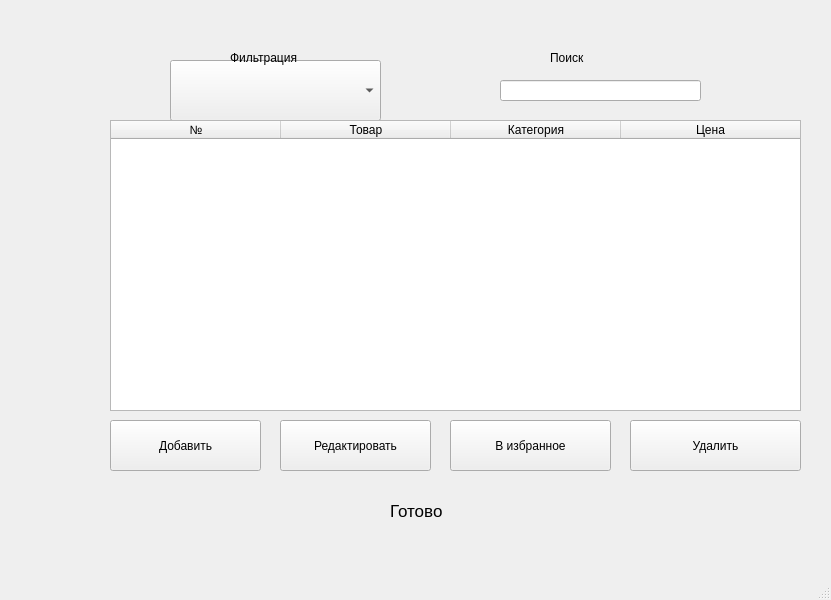
<?xml version="1.0" encoding="UTF-8"?>
<ui version="4.0">
 <class>MainWindow</class>
 <widget class="QMainWindow" name="MainWindow">
  <property name="geometry">
   <rect>
    <x>0</x>
    <y>0</y>
    <width>831</width>
    <height>600</height>
   </rect>
  </property>
  <property name="windowTitle">
   <string>MainWindow</string>
  </property>
  <widget class="QWidget" name="centralwidget">
   <widget class="QLineEdit" name="search_line_edit">
    <property name="geometry">
     <rect>
      <x>500</x>
      <y>80</y>
      <width>201</width>
      <height>21</height>
     </rect>
    </property>
   </widget>
   <widget class="QComboBox" name="category_combo_box">
    <property name="geometry">
     <rect>
      <x>170</x>
      <y>60</y>
      <width>211</width>
      <height>61</height>
     </rect>
    </property>
   </widget>
   <widget class="QPushButton" name="add_button">
    <property name="geometry">
     <rect>
      <x>110</x>
      <y>420</y>
      <width>151</width>
      <height>51</height>
     </rect>
    </property>
    <property name="text">
     <string>Добавить</string>
    </property>
   </widget>
   <widget class="QPushButton" name="edit_button">
    <property name="geometry">
     <rect>
      <x>280</x>
      <y>420</y>
      <width>151</width>
      <height>51</height>
     </rect>
    </property>
    <property name="text">
     <string>Редактировать</string>
    </property>
   </widget>
   <widget class="QPushButton" name="delete_button">
    <property name="geometry">
     <rect>
      <x>630</x>
      <y>420</y>
      <width>171</width>
      <height>51</height>
     </rect>
    </property>
    <property name="text">
     <string>Удалить</string>
    </property>
   </widget>
   <widget class="QLabel" name="status_label">
    <property name="geometry">
     <rect>
      <x>390</x>
      <y>490</y>
      <width>301</width>
      <height>41</height>
     </rect>
    </property>
    <property name="font">
     <font>
      <pointsize>13</pointsize>
     </font>
    </property>
    <property name="text">
     <string>Готово</string>
    </property>
   </widget>
   <widget class="QPushButton" name="favorite_button">
    <property name="geometry">
     <rect>
      <x>450</x>
      <y>420</y>
      <width>161</width>
      <height>51</height>
     </rect>
    </property>
    <property name="text">
     <string>В избранное</string>
    </property>
   </widget>
   <widget class="QTableWidget" name="products_table_widget">
    <property name="geometry">
     <rect>
      <x>110</x>
      <y>120</y>
      <width>691</width>
      <height>291</height>
     </rect>
    </property>
    <attribute name="horizontalHeaderCascadingSectionResizes">
     <bool>false</bool>
    </attribute>
    <attribute name="horizontalHeaderDefaultSectionSize">
     <number>170</number>
    </attribute>
    <attribute name="horizontalHeaderShowSortIndicator" stdset="0">
     <bool>false</bool>
    </attribute>
    <attribute name="horizontalHeaderStretchLastSection">
     <bool>true</bool>
    </attribute>
    <attribute name="verticalHeaderVisible">
     <bool>false</bool>
    </attribute>
    <column>
     <property name="text">
      <string>№</string>
     </property>
    </column>
    <column>
     <property name="text">
      <string>Товар</string>
     </property>
    </column>
    <column>
     <property name="text">
      <string>Категория</string>
     </property>
    </column>
    <column>
     <property name="text">
      <string>Цена</string>
     </property>
    </column>
   </widget>
   <widget class="QLabel" name="label">
    <property name="geometry">
     <rect>
      <x>550</x>
      <y>50</y>
      <width>91</width>
      <height>16</height>
     </rect>
    </property>
    <property name="text">
     <string>Поиск</string>
    </property>
   </widget>
   <widget class="QLabel" name="label_2">
    <property name="geometry">
     <rect>
      <x>230</x>
      <y>50</y>
      <width>81</width>
      <height>16</height>
     </rect>
    </property>
    <property name="text">
     <string>Фильтрация</string>
    </property>
   </widget>
  </widget>
  <widget class="QMenuBar" name="menuBar">
   <property name="geometry">
    <rect>
     <x>0</x>
     <y>0</y>
     <width>831</width>
     <height>36</height>
    </rect>
   </property>
  </widget>
  <widget class="QStatusBar" name="statusbar"/>
  <action name="action">
   <property name="text">
    <string>Выход</string>
   </property>
  </action>
  <action name="action_2">
   <property name="text">
    <string>О программе</string>
   </property>
  </action>
 </widget>
 <resources/>
 <connections/>
</ui>
